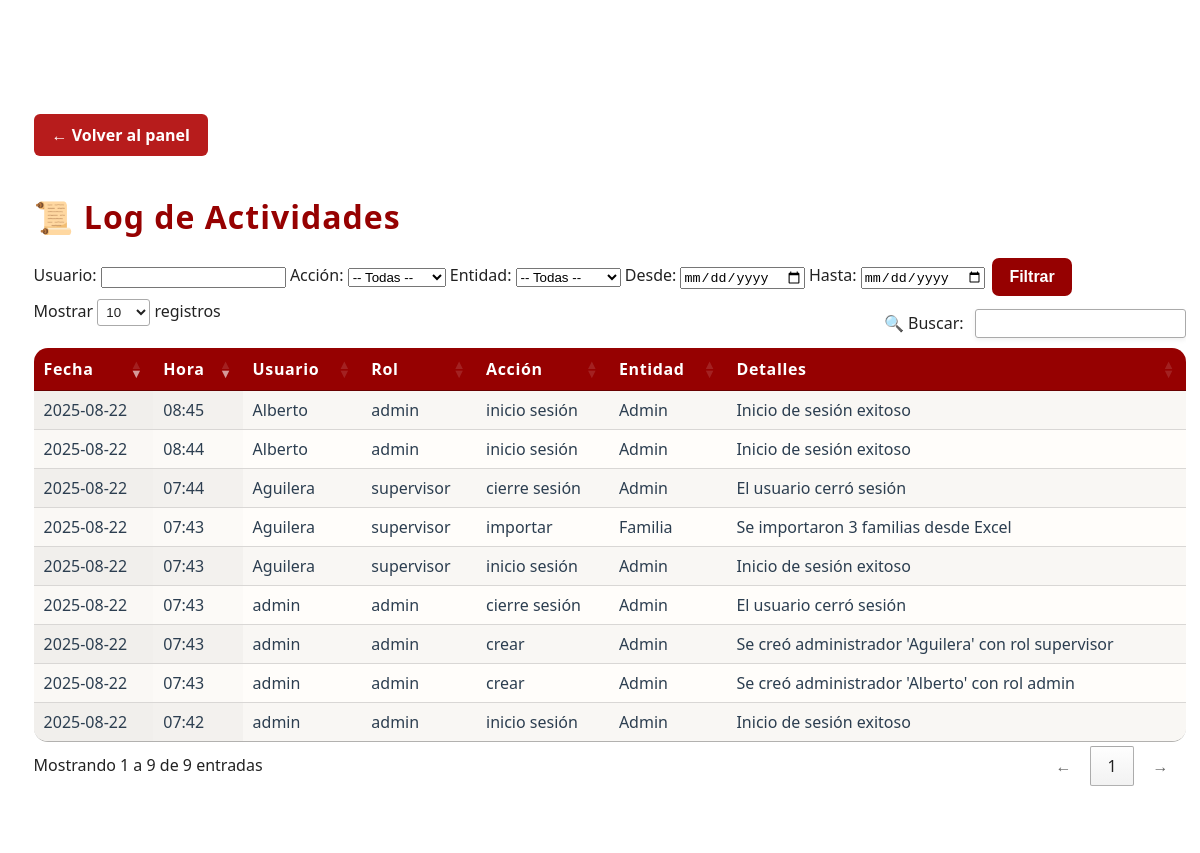
The page /admin/log (signed in) on the database its author committed.
### app/models.py (models this page shows, shortened)
class LogEntry(db.Model):
    __tablename__ = 'log_entries'
    id = db.Column(db.Integer, primary_key=True)
    timestamp = db.Column(
        db.DateTime,
        default=lambda: datetime.now(pytz.timezone('America/Merida')).replace(tzinfo=None),
        nullable=False
    )
    user = db.Column(db.String(64), nullable=False)
    role = db.Column(db.String(32), nullable=False)
    action = db.Column(db.String(32), nullable=False)   # e.g. 'crear', 'editar', 'eliminar', 'login'
    entity = db.Column(db.String(32), nullable=False)   # e.g. 'Familia', 'EventoQR', 'Admin'
    details = db.Column(db.Text, nullable=True)         # Descripción detallada

### app/routes.py (the view)
@app.route("/admin/log")
@login_requerido_admin
def log():
    usuario     = request.args.get("usuario", "")
    accion      = request.args.get("accion", "")
    entidad     = request.args.get("entidad", "")
    fecha_desde = request.args.get("desde", "")
    fecha_hasta = request.args.get("hasta", "")
    q = LogEntry.query
    if usuario:
        q = q.filter(LogEntry.user.ilike(f"%{usuario}%"))
    if accion:
        q = q.filter(LogEntry.action == accion)
    if entidad:
        q = q.filter(LogEntry.entity == entidad)
    if fecha_desde:
        dt = datetime.strptime(fecha_desde, "%Y-%m-%d")
        q = q.filter(LogEntry.timestamp >= dt)
    if fecha_hasta:
        dt = datetime.strptime(fecha_hasta, "%Y-%m-%d") + timedelta(hours=23, minutes=59, seconds=59)
        q = q.filter(LogEntry.timestamp <= dt)
    entries = q.order_by(LogEntry.timestamp.desc()).all()
    local_tz = pytz.timezone("America/Mexico_City")
    for e in entries:
        e.local_ts = e.timestamp.replace(tzinfo=pytz.utc).astimezone(local_tz)
    return render_template("log.html", entries=entries)

### app/__init__.py (called while the page is built)
@app.before_request
def mantener_sesion_activa():
    session.permanent = True

@app.template_filter('localtime')
def localtime_filter(utc_dt):
    if utc_dt is None:
        return ''
    local_tz = pytz.timezone('America/Mexico_City')
    if utc_dt.tzinfo is None:
        utc_dt = pytz.utc.localize(utc_dt)
    return utc_dt.astimezone(local_tz).strftime('%Y-%m-%d %H:%M')

### app/routes.py (called while the page is built, shortened)
def login_requerido_admin(f):
    @wraps(f)
    def decorada(*args, **kwargs):
        if "admin_id" not in session:
            return redirect(url_for("login"))
        return f(*args, **kwargs)
    return decorada

@app.before_request
def refrescar_timeout():
    if "admin_id" in session:
        now = datetime.utcnow()
        last = session.get("last_activity", now)
        if hasattr(last, "tzinfo") and last.tzinfo is not None:
            last = last.astimezone(timezone.utc).replace(tzinfo=None)

### app/templates/log.html (shortened to what this page needs)
<!DOCTYPE html>
<html lang="es">
<head>
    <link rel="stylesheet" href="{{ url_for('static', filename='css/admin.css') }}">
    <link rel="stylesheet" href="https://cdn.datatables.net/1.13.6/css/jquery.dataTables.min.css">
</head>
<body>
    <div class="admin-contenedor">
        <a href="{{ url_for('panel_admin') }}" class="btn-volver" style="margin-bottom:1.1em; display:inline-block;">← Volver al panel</a>
        <h1 style="margin-bottom:0.5em;">📜 Log de Actividades</h1>
        <form method="GET" class="log-filter-form">
            <div class="log-filter-row">
                <label>Usuario:</label>
                <input type="text" name="usuario" value="{{ request.args.get('usuario','') }}">
                <label>Acción:</label>
                <select name="accion">
                    <option value="">-- Todas --</option>
                </select>
                <label>Entidad:</label>
                <select name="entidad">
                    <option value="">-- Todas --</option>
                </select>
                <label>Desde:</label>
                <input type="date" name="desde" value="{{ request.args.get('desde','') }}">
                <label>Hasta:</label>
                <input type="date" name="hasta" value="{{ request.args.get('hasta','') }}">
                <button type="submit" class="btn btn-primary">Filtrar</button>
            </div>
        </form>
        <div class="table-responsive">
            <table id="tabla-log" class="display stripe" style="width:100%;">
                <thead>
                    <tr>
                        <th>Fecha</th>
                        <th>Hora</th>
                        <th>Usuario</th>
                        <th>Rol</th>
                        <th>Acción</th>
                        <th>Entidad</th>
                        <th>Detalles</th>
                    </tr>
                </thead>
                <tbody>
                    {% for entry in entries %}
                        {% set local = entry.timestamp|localtime %}
                        <tr>
                            <td>{{ local[:10] }}</td>
                            <td>{{ local[11:] }}</td>
                            <td>{{ entry.user }}</td>
                            <td>{{ entry.role }}</td>
                            <td>{{ entry.action }}</td>
                            <td>{{ entry.entity }}</td>
                            <td>{{ entry.details }}</td>
                        </tr>
                    {% endfor %}
                </tbody>
            </table>
        </div>
    </div>
</body>
</html>

### app/static/css/admin.css (style rules this page uses)
:root { --rojo-principal: #ff0000d7; --rojo-profundo: #ffffff; --dorado: rgb(150, 1, 1);; --blanco: #fff; --fondo-crema: #fffdfa; --sombra-roja: #850f0f44; }
a.btn-volver, button.btn-volver { display: inline-block; margin: 20px 0; padding: 10px 18px; background-color: #b71c1c !important; color: white !important; border-radius: 6px; text-decoration: none; font-weight: bold; transition: background-color 0.3s ease, transform 0.1s ease; }
body { font-family: 'Segoe UI', Arial, sans-serif; background: radial-gradient(ellipse at center, var(--rojo-principal) 0%, var(--rojo-profundo) 100%); min-height: 100vh; margin: 0; color: #222; position: relative; }
.admin-contenedor { position: relative; z-index: 5; background: rgba(255,255,255,0.95); backdrop-filter: blur(10px); border-radius: 20px; box-shadow: 0 8px 32px 0 var(--sombra-roja), 0 2px 8px var(--dorado)33; width: 96%; max-width: 1600px; margin: 3.5rem auto 2rem; padding: 2.4rem 2.1rem 2.5rem; }
h1, h2, h3 { color: var(--dorado); font-weight: 700; margin-bottom: 0.8rem; letter-spacing: 1px; text-shadow: 1px 2px 0 var(--rojo-profundo)18; }
.table-responsive { overflow-x: auto; }
table { width: 100%; background: var(--fondo-crema); border-radius: 14px; box-shadow: 0 4px 12px var(--dorado)11; overflow: hidden; margin-top: 1.3em; }
th { background: var(--dorado); color: var(--rojo-profundo); font-weight: 700; letter-spacing: 0.04em; padding: 13px 8px; }
td { background: var(--fondo-crema); color: #2c3e50; padding: 13px 8px; }
button, .btn, .btn-primary { background-color: var(--dorado); color: var(--rojo-profundo); border: none; padding: 10px 17px; border-radius: 7px; cursor: pointer; font-size: 1rem; font-weight: bold; margin: 0.2em; box-shadow: 0 2px 8px var(--rojo-profundo)15; transition: background 0.19s, color 0.19s, transform 0.13s; }

### rows shown on the page
LogEntry: timestamp "2025-08-22", local "08:45", user "Alberto", role "admin", action "inicio sesión", entity "Admin", details "Inicio de sesión exitoso"
LogEntry: timestamp "2025-08-22", local "08:44", user "Alberto", role "admin", action "inicio sesión", entity "Admin", details "Inicio de sesión exitoso"
LogEntry: timestamp "2025-08-22", local "07:44", user "Aguilera", role "supervisor", action "cierre sesión", entity "Admin", details "El usuario cerró sesión"
LogEntry: timestamp "2025-08-22", local "07:43", user "Aguilera", role "supervisor", action "importar", entity "Familia", details "Se importaron 3 familias desde Excel"
LogEntry: timestamp "2025-08-22", local "07:43", user "Aguilera", role "supervisor", action "inicio sesión", entity "Admin", details "Inicio de sesión exitoso"
LogEntry: timestamp "2025-08-22", local "07:43", user "admin", role "admin", action "cierre sesión", entity "Admin", details "El usuario cerró sesión"
LogEntry: timestamp "2025-08-22", local "07:43", user "admin", role "admin", action "crear", entity "Admin", details "Se creó administrador 'Aguilera' con rol supervisor"
LogEntry: timestamp "2025-08-22", local "07:43", user "admin", role "admin", action "crear", entity "Admin", details "Se creó administrador 'Alberto' con rol admin"
LogEntry: timestamp "2025-08-22", local "07:42", user "admin", role "admin", action "inicio sesión", entity "Admin", details "Inicio de sesión exitoso"
